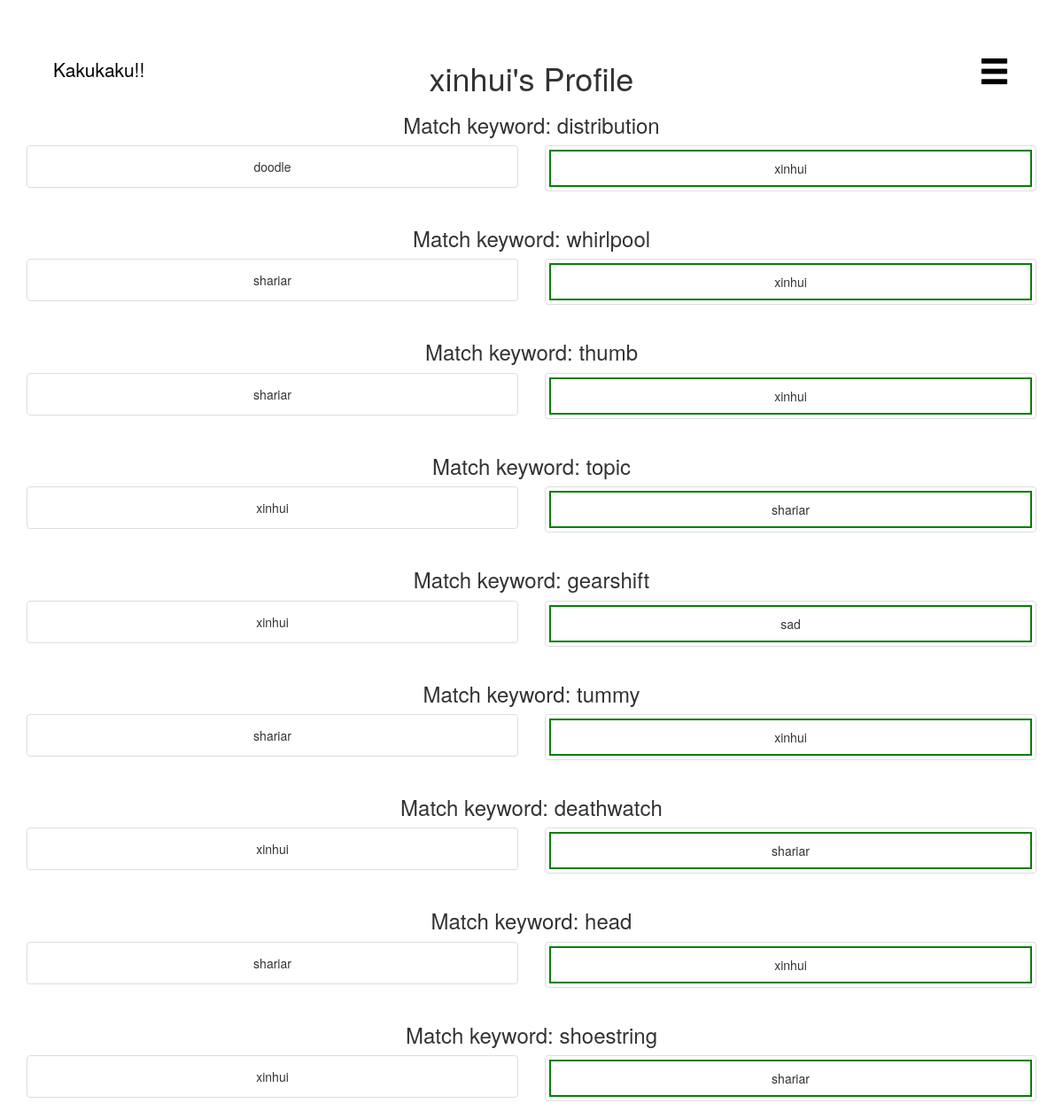
The app's page /profile/xinhui with its own data.
### tables this page shows
CREATE TABLE users (user_id integer PRIMARY KEY, username text NOT NULL,passhash text NOT NULL, wins integer NOT NULL);

CREATE TABLE matches (match_id integer PRIMARY KEY AUTOINCREMENT, word text NOT NULL, user_1 integer NOT NULL, pic_1 text, user_2 integer, pic_2 text, judge integer, winner integer);

### app.py (the view)
@app.route('/profile/<username>')
def profile(username):
    matches = db.get_matches_for_user(username)
    return render_template('profile.html', matches = matches, user = username)

### utils/database.py (called while the page is built)
def get_user_id(username):
    path = "data/data.db"
    database = sqlite3.connect(path)
    curse = database.cursor()
    user_query = "SELECT user_id FROM users WHERE username = ?"
    user_result = curse.execute(user_query,(username,))
    user_result = user_result.fetchone()
    print "USER RESULT:", user_result
    if user_result == None:
        return -1
    user_id = int(user_result[0])
    return user_id

def get_username(userid):
    path = "data/data.db"
    database = sqlite3.connect(path)
    curse = database.cursor()
    if userid == None:
        return None
    user_query = "SELECT username FROM users WHERE user_id = ?"
    user_result = curse.execute(user_query,(userid,))
    user_result = user_result.fetchone()[0]
    print "USER RESULT:", user_result
    if user_result == None:
        return -1
    return user_result

def get_match(match_id):
    path = "data/data.db"
    database = sqlite3.connect(path)
    curse = database.cursor()
    db_result = {}
    print match_id
    query =  "SELECT * FROM matches WHERE match_id = " + str(match_id)
    db_result = curse.execute(query)
    db_result = db_result.fetchone()
    result = {
        'word': db_result[1],
        'match_id': db_result[0],
        'user_1': get_username(db_result[2]),
        'user_2': get_username(db_result[4]),
        'img_1': db_result[3],
        'img_2': db_result[5],
        'winner': db_result[7],
        'judge': db_result[6]
    }
    return result

def get_matches_for_user(username):
    path = "data/data.db"
    database = sqlite3.connect(path)
    curse = database.cursor()
    db_result = {}
    user_id = get_user_id(username)
    query =  "SELECT match_id FROM matches WHERE (user_1 = ? OR user_2 = ?) and pic_1 IS NOT NULL and pic_2 IS NOT NULL"
    db_result = curse.execute(query,(user_id,user_id))
    match_ids = db_result.fetchall()
    results = []
    for match in match_ids:
        print "FINDING: ", match[0]
        results.append(get_match(match[0]))
    return results

### templates/profile.html (shortened to what this page needs)
<html>
  <head>
    <link rel="stylesheet" href="../static/css/style.css">
    <link rel="stylesheet" href="https://maxcdn.bootstrapcdn.com/bootstrap/3.3.7/css/bootstrap.min.css">
  </head>
  <body>
   <div class="logo">
     <a href="/"><span class="logo-text">Kakukaku!!</span></a>
   </div>
   <div class="burger">
     <div class="dropdown">
       <a class="dropdown-toggle" data-toggle="dropdown" href="#"><span class="glyphicon glyphicon-menu-hamburger" style="font-size:2.5em;color:black" aria-hidden="true"></span>
       </a>
     </div>
   </div>
   <div class="container" style="margin-top: 4%">
     <h1>{{user}}'s Profile</h1>
     {% for match in matches %}
     <h3>Match keyword: {{match["word"]}}</h3>
     <div class="row">
       <div class="col-sm-6">
	 <div class="thumbnail">
	   {% if match["winner"] == 1 %}
	   <div class="user1 winner">
	     {% else %}
	     <div class="user1">
	       {% endif %}
	       <div class="caption">
		 {{match["user_1"]}}
	       </div>
	     </div>
	   </div>
	 </div>
	 <div class="col-sm-6">
	   <div class="thumbnail">
	     {% if match["winner"] == 2 %}
	     <div class="user2 winner">
	       {% else %}
	       <div class="user2">
		 {% endif %}
		 <div class="caption">
		   {{match["user_2"]}}
		 </div>
	       </div>
	     </div>
	   </div>
	 </div>
       {% endfor %}
       </div>
  </body>
</html>

### static/css/style.css (style rules this page uses)
body { color: black; text-align: center; }
.burger { position: absolute; right: 5%; top: 5%; }
.logo { position: absolute; left:5%; top:5%; }
.logo-text { color: black; text-decoration: none; font-size: 1.5em; }
.winner { border: 2px solid green; }

### records on screen
users: username "xinhui", user_2 "xinhui" "xinhui" "xinhui" "xinhui" "xinhui", user_1 "xinhui" "xinhui" "xinhui" "xinhui"
matches: word "distribution"
users: user_1 "doodle"
matches: word "whirlpool"
users: user_1 "shariar" "shariar" "shariar" "shariar", user_2 "shariar" "shariar" "shariar"
matches: word "thumb"
matches: word "topic"
matches: word "gearshift"
users: user_2 "sad"
matches: word "tummy"
matches: word "deathwatch"
matches: word "head"
matches: word "shoestring"
